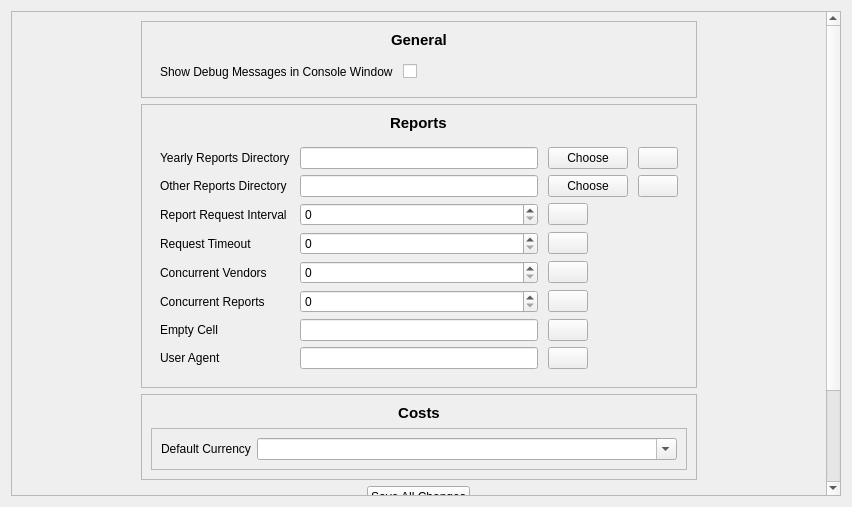
<?xml version="1.0" encoding="UTF-8"?>
<ui version="4.0">
 <class>settings_tab</class>
 <widget class="QWidget" name="settings_tab">
  <property name="geometry">
   <rect>
    <x>0</x>
    <y>0</y>
    <width>852</width>
    <height>507</height>
   </rect>
  </property>
  <property name="windowTitle">
   <string>Settings</string>
  </property>
  <property name="windowIcon">
   <iconset resource="../Resources.qrc">
    <normaloff>:/ui/resources/tab_icons/settings_icon.png</normaloff>:/ui/resources/tab_icons/settings_icon.png</iconset>
  </property>
  <layout class="QHBoxLayout" name="horizontalLayout_2">
   <item>
    <widget class="QScrollArea" name="scrollArea">
     <property name="focusPolicy">
      <enum>Qt::StrongFocus</enum>
     </property>
     <property name="widgetResizable">
      <bool>true</bool>
     </property>
     <widget class="QWidget" name="scrollAreaWidgetContents">
      <property name="geometry">
       <rect>
        <x>0</x>
        <y>-1072</y>
        <width>849</width>
        <height>1490</height>
       </rect>
      </property>
      <layout class="QHBoxLayout" name="horizontalLayout_3">
       <property name="leftMargin">
        <number>0</number>
       </property>
       <property name="topMargin">
        <number>0</number>
       </property>
       <property name="rightMargin">
        <number>0</number>
       </property>
       <property name="bottomMargin">
        <number>2</number>
       </property>
       <item>
        <spacer name="horizontalSpacer">
         <property name="orientation">
          <enum>Qt::Horizontal</enum>
         </property>
         <property name="sizeType">
          <enum>QSizePolicy::Maximum</enum>
         </property>
         <property name="sizeHint" stdset="0">
          <size>
           <width>120</width>
           <height>20</height>
          </size>
         </property>
        </spacer>
       </item>
       <item>
        <widget class="QFrame" name="frame_4">
         <property name="sizePolicy">
          <sizepolicy hsizetype="Preferred" vsizetype="Fixed">
           <horstretch>0</horstretch>
           <verstretch>0</verstretch>
          </sizepolicy>
         </property>
         <layout class="QVBoxLayout" name="verticalLayout">
          <item>
           <widget class="QFrame" name="frame_2">
            <property name="sizePolicy">
             <sizepolicy hsizetype="Preferred" vsizetype="Fixed">
              <horstretch>0</horstretch>
              <verstretch>0</verstretch>
             </sizepolicy>
            </property>
            <property name="frameShape">
             <enum>QFrame::StyledPanel</enum>
            </property>
            <layout class="QVBoxLayout" name="verticalLayout_2">
             <item alignment="Qt::AlignHCenter">
              <widget class="QLabel" name="label_27">
               <property name="sizePolicy">
                <sizepolicy hsizetype="Fixed" vsizetype="Fixed">
                 <horstretch>0</horstretch>
                 <verstretch>0</verstretch>
                </sizepolicy>
               </property>
               <property name="font">
                <font>
                 <family>Segoe UI</family>
                 <pointsize>11</pointsize>
                 <weight>75</weight>
                 <bold>true</bold>
                </font>
               </property>
               <property name="text">
                <string>General</string>
               </property>
              </widget>
             </item>
             <item>
              <widget class="QFrame" name="frame_3">
               <property name="sizePolicy">
                <sizepolicy hsizetype="Preferred" vsizetype="Fixed">
                 <horstretch>0</horstretch>
                 <verstretch>0</verstretch>
                </sizepolicy>
               </property>
               <layout class="QGridLayout" name="gridLayout">
                <property name="horizontalSpacing">
                 <number>10</number>
                </property>
                <item row="0" column="0">
                 <widget class="QLabel" name="label">
                  <property name="text">
                   <string>Show Debug Messages in Console Window</string>
                  </property>
                 </widget>
                </item>
                <item row="0" column="1">
                 <widget class="QCheckBox" name="show_debug_check_box">
                  <property name="sizePolicy">
                   <sizepolicy hsizetype="Expanding" vsizetype="Fixed">
                    <horstretch>0</horstretch>
                    <verstretch>0</verstretch>
                   </sizepolicy>
                  </property>
                  <property name="text">
                   <string/>
                  </property>
                 </widget>
                </item>
               </layout>
              </widget>
             </item>
            </layout>
           </widget>
          </item>
          <item>
           <widget class="QFrame" name="frame_33">
            <property name="sizePolicy">
             <sizepolicy hsizetype="Preferred" vsizetype="Fixed">
              <horstretch>0</horstretch>
              <verstretch>0</verstretch>
             </sizepolicy>
            </property>
            <property name="frameShape">
             <enum>QFrame::StyledPanel</enum>
            </property>
            <layout class="QVBoxLayout" name="verticalLayout_19">
             <item alignment="Qt::AlignHCenter">
              <widget class="QLabel" name="label_24">
               <property name="sizePolicy">
                <sizepolicy hsizetype="Fixed" vsizetype="Fixed">
                 <horstretch>0</horstretch>
                 <verstretch>0</verstretch>
                </sizepolicy>
               </property>
               <property name="font">
                <font>
                 <family>Segoe UI</family>
                 <pointsize>11</pointsize>
                 <weight>75</weight>
                 <bold>true</bold>
                </font>
               </property>
               <property name="text">
                <string>Reports</string>
               </property>
              </widget>
             </item>
             <item>
              <widget class="QFrame" name="frame_34">
               <property name="sizePolicy">
                <sizepolicy hsizetype="Preferred" vsizetype="Fixed">
                 <horstretch>0</horstretch>
                 <verstretch>0</verstretch>
                </sizepolicy>
               </property>
               <layout class="QGridLayout" name="gridLayout_11">
                <property name="horizontalSpacing">
                 <number>10</number>
                </property>
                <item row="5" column="0">
                 <widget class="QLabel" name="label_30">
                  <property name="text">
                   <string>Report Request Interval</string>
                  </property>
                 </widget>
                </item>
                <item row="1" column="1">
                 <widget class="QLineEdit" name="other_directory_edit">
                  <property name="readOnly">
                   <bool>true</bool>
                  </property>
                 </widget>
                </item>
                <item row="0" column="0">
                 <widget class="QLabel" name="label_25">
                  <property name="text">
                   <string>Yearly Reports Directory</string>
                  </property>
                 </widget>
                </item>
                <item row="1" column="0">
                 <widget class="QLabel" name="label_29">
                  <property name="text">
                   <string>Other Reports Directory</string>
                  </property>
                 </widget>
                </item>
                <item row="7" column="2">
                 <widget class="QPushButton" name="concurrent_vendors_help_button">
                  <property name="sizePolicy">
                   <sizepolicy hsizetype="Fixed" vsizetype="Fixed">
                    <horstretch>0</horstretch>
                    <verstretch>0</verstretch>
                   </sizepolicy>
                  </property>
                  <property name="text">
                   <string/>
                  </property>
                  <property name="icon">
                   <iconset resource="../Resources.qrc">
                    <normaloff>:/ui/resources/help_icon.png</normaloff>:/ui/resources/help_icon.png</iconset>
                  </property>
                 </widget>
                </item>
                <item row="1" column="2">
                 <widget class="QPushButton" name="other_directory_button">
                  <property name="text">
                   <string>Choose</string>
                  </property>
                  <property name="icon">
                   <iconset resource="../Resources.qrc">
                    <normaloff>:/ui/resources/folder_icon.png</normaloff>:/ui/resources/folder_icon.png</iconset>
                  </property>
                 </widget>
                </item>
                <item row="0" column="2">
                 <widget class="QPushButton" name="yearly_directory_button">
                  <property name="text">
                   <string>Choose</string>
                  </property>
                  <property name="icon">
                   <iconset resource="../Resources.qrc">
                    <normaloff>:/ui/resources/folder_icon.png</normaloff>:/ui/resources/folder_icon.png</iconset>
                  </property>
                 </widget>
                </item>
                <item row="0" column="1">
                 <widget class="QLineEdit" name="yearly_directory_edit">
                  <property name="readOnly">
                   <bool>true</bool>
                  </property>
                 </widget>
                </item>
                <item row="8" column="0">
                 <widget class="QLabel" name="label_32">
                  <property name="text">
                   <string>Concurrent Reports</string>
                  </property>
                 </widget>
                </item>
                <item row="8" column="1">
                 <widget class="QSpinBox" name="concurrent_reports_spin_box">
                  <property name="maximum">
                   <number>999</number>
                  </property>
                 </widget>
                </item>
                <item row="8" column="2">
                 <widget class="QPushButton" name="concurrent_reports_help_button">
                  <property name="sizePolicy">
                   <sizepolicy hsizetype="Fixed" vsizetype="Fixed">
                    <horstretch>0</horstretch>
                    <verstretch>0</verstretch>
                   </sizepolicy>
                  </property>
                  <property name="text">
                   <string/>
                  </property>
                  <property name="icon">
                   <iconset resource="../Resources.qrc">
                    <normaloff>:/ui/resources/help_icon.png</normaloff>:/ui/resources/help_icon.png</iconset>
                  </property>
                 </widget>
                </item>
                <item row="0" column="3">
                 <widget class="QPushButton" name="yearly_directory_help_button">
                  <property name="sizePolicy">
                   <sizepolicy hsizetype="Fixed" vsizetype="Fixed">
                    <horstretch>0</horstretch>
                    <verstretch>0</verstretch>
                   </sizepolicy>
                  </property>
                  <property name="text">
                   <string/>
                  </property>
                  <property name="icon">
                   <iconset resource="../Resources.qrc">
                    <normaloff>:/ui/resources/help_icon.png</normaloff>:/ui/resources/help_icon.png</iconset>
                  </property>
                 </widget>
                </item>
                <item row="10" column="0">
                 <widget class="QLabel" name="label_33">
                  <property name="text">
                   <string>Empty Cell</string>
                  </property>
                 </widget>
                </item>
                <item row="5" column="2">
                 <widget class="QPushButton" name="request_interval_help_button">
                  <property name="sizePolicy">
                   <sizepolicy hsizetype="Fixed" vsizetype="Fixed">
                    <horstretch>0</horstretch>
                    <verstretch>0</verstretch>
                   </sizepolicy>
                  </property>
                  <property name="text">
                   <string/>
                  </property>
                  <property name="icon">
                   <iconset resource="../Resources.qrc">
                    <normaloff>:/ui/resources/help_icon.png</normaloff>:/ui/resources/help_icon.png</iconset>
                  </property>
                 </widget>
                </item>
                <item row="6" column="1">
                 <widget class="QSpinBox" name="request_timeout_spin_box">
                  <property name="maximum">
                   <number>9999</number>
                  </property>
                  <property name="singleStep">
                   <number>30</number>
                  </property>
                 </widget>
                </item>
                <item row="5" column="1">
                 <widget class="QSpinBox" name="request_interval_spin_box">
                  <property name="maximum">
                   <number>999</number>
                  </property>
                 </widget>
                </item>
                <item row="10" column="2">
                 <widget class="QPushButton" name="empty_cell_help_button">
                  <property name="sizePolicy">
                   <sizepolicy hsizetype="Fixed" vsizetype="Fixed">
                    <horstretch>0</horstretch>
                    <verstretch>0</verstretch>
                   </sizepolicy>
                  </property>
                  <property name="text">
                   <string/>
                  </property>
                  <property name="icon">
                   <iconset resource="../Resources.qrc">
                    <normaloff>:/ui/resources/help_icon.png</normaloff>:/ui/resources/help_icon.png</iconset>
                  </property>
                 </widget>
                </item>
                <item row="1" column="3">
                 <widget class="QPushButton" name="other_directory_help_button">
                  <property name="sizePolicy">
                   <sizepolicy hsizetype="Fixed" vsizetype="Fixed">
                    <horstretch>0</horstretch>
                    <verstretch>0</verstretch>
                   </sizepolicy>
                  </property>
                  <property name="text">
                   <string/>
                  </property>
                  <property name="icon">
                   <iconset resource="../Resources.qrc">
                    <normaloff>:/ui/resources/help_icon.png</normaloff>:/ui/resources/help_icon.png</iconset>
                  </property>
                 </widget>
                </item>
                <item row="10" column="1">
                 <widget class="QLineEdit" name="empty_cell_edit"/>
                </item>
                <item row="7" column="0">
                 <widget class="QLabel" name="label_31">
                  <property name="text">
                   <string>Concurrent Vendors</string>
                  </property>
                 </widget>
                </item>
                <item row="6" column="0">
                 <widget class="QLabel" name="label_37">
                  <property name="text">
                   <string>Request Timeout</string>
                  </property>
                 </widget>
                </item>
                <item row="6" column="2">
                 <widget class="QPushButton" name="request_timeout_help_button">
                  <property name="sizePolicy">
                   <sizepolicy hsizetype="Fixed" vsizetype="Fixed">
                    <horstretch>0</horstretch>
                    <verstretch>0</verstretch>
                   </sizepolicy>
                  </property>
                  <property name="text">
                   <string/>
                  </property>
                  <property name="icon">
                   <iconset resource="../Resources.qrc">
                    <normaloff>:/ui/resources/help_icon.png</normaloff>:/ui/resources/help_icon.png</iconset>
                  </property>
                 </widget>
                </item>
                <item row="7" column="1">
                 <widget class="QSpinBox" name="concurrent_vendors_spin_box">
                  <property name="maximum">
                   <number>999</number>
                  </property>
                 </widget>
                </item>
                <item row="11" column="0">
                 <widget class="QLabel" name="label_73">
                  <property name="text">
                   <string>User Agent</string>
                  </property>
                 </widget>
                </item>
                <item row="11" column="1">
                 <widget class="QLineEdit" name="user_agent_edit"/>
                </item>
                <item row="11" column="2">
                 <widget class="QPushButton" name="user_agent_help_button">
                  <property name="sizePolicy">
                   <sizepolicy hsizetype="Fixed" vsizetype="Fixed">
                    <horstretch>0</horstretch>
                    <verstretch>0</verstretch>
                   </sizepolicy>
                  </property>
                  <property name="text">
                   <string/>
                  </property>
                  <property name="icon">
                   <iconset resource="../Resources.qrc">
                    <normaloff>:/ui/resources/help_icon.png</normaloff>:/ui/resources/help_icon.png</iconset>
                  </property>
                 </widget>
                </item>
               </layout>
              </widget>
             </item>
            </layout>
           </widget>
          </item>
          <item>
           <widget class="QFrame" name="settings_costs_frame">
            <property name="sizePolicy">
             <sizepolicy hsizetype="Preferred" vsizetype="Fixed">
              <horstretch>0</horstretch>
              <verstretch>0</verstretch>
             </sizepolicy>
            </property>
            <property name="frameShape">
             <enum>QFrame::StyledPanel</enum>
            </property>
            <property name="frameShadow">
             <enum>QFrame::Plain</enum>
            </property>
            <layout class="QVBoxLayout" name="verticalLayout_3">
             <item>
              <widget class="QLabel" name="settings_costs_label">
               <property name="font">
                <font>
                 <family>Segoe UI</family>
                 <pointsize>11</pointsize>
                 <weight>75</weight>
                 <bold>true</bold>
                </font>
               </property>
               <property name="text">
                <string>Costs</string>
               </property>
               <property name="alignment">
                <set>Qt::AlignCenter</set>
               </property>
              </widget>
             </item>
             <item>
              <widget class="QFrame" name="settings_costs_items_frame">
               <property name="frameShape">
                <enum>QFrame::StyledPanel</enum>
               </property>
               <property name="frameShadow">
                <enum>QFrame::Raised</enum>
               </property>
               <layout class="QFormLayout" name="formLayout">
                <item row="0" column="0">
                 <widget class="QLabel" name="settings_costs_default_currency_label">
                  <property name="text">
                   <string>Default Currency</string>
                  </property>
                 </widget>
                </item>
                <item row="0" column="1">
                 <widget class="QComboBox" name="settings_costs_default_currency_combobox">
                  <property name="editable">
                   <bool>true</bool>
                  </property>
                 </widget>
                </item>
               </layout>
              </widget>
             </item>
            </layout>
           </widget>
          </item>
          <item alignment="Qt::AlignHCenter">
           <widget class="QPushButton" name="save_button">
            <property name="sizePolicy">
             <sizepolicy hsizetype="Fixed" vsizetype="Fixed">
              <horstretch>0</horstretch>
              <verstretch>0</verstretch>
             </sizepolicy>
            </property>
            <property name="text">
             <string>Save All Changes</string>
            </property>
            <property name="icon">
             <iconset resource="../Resources.qrc">
              <normaloff>:/ui/resources/save_icon.png</normaloff>:/ui/resources/save_icon.png</iconset>
            </property>
           </widget>
          </item>
          <item>
           <widget class="QFrame" name="settings_search_frame">
            <property name="sizePolicy">
             <sizepolicy hsizetype="Preferred" vsizetype="Fixed">
              <horstretch>0</horstretch>
              <verstretch>0</verstretch>
             </sizepolicy>
            </property>
            <property name="frameShape">
             <enum>QFrame::StyledPanel</enum>
            </property>
            <layout class="QVBoxLayout" name="verticalLayout_20">
             <item alignment="Qt::AlignHCenter">
              <widget class="QLabel" name="settings_search_label">
               <property name="sizePolicy">
                <sizepolicy hsizetype="Fixed" vsizetype="Fixed">
                 <horstretch>0</horstretch>
                 <verstretch>0</verstretch>
                </sizepolicy>
               </property>
               <property name="font">
                <font>
                 <family>Segoe UI</family>
                 <pointsize>11</pointsize>
                 <weight>75</weight>
                 <bold>true</bold>
                </font>
               </property>
               <property name="text">
                <string>Search</string>
               </property>
              </widget>
             </item>
             <item>
              <widget class="QPushButton" name="settings_rebuild_database_button">
               <property name="text">
                <string>Rebuild Database</string>
               </property>
              </widget>
             </item>
            </layout>
           </widget>
          </item>
          <item>
           <widget class="QFrame" name="frame">
            <property name="sizePolicy">
             <sizepolicy hsizetype="Preferred" vsizetype="Fixed">
              <horstretch>0</horstretch>
              <verstretch>0</verstretch>
             </sizepolicy>
            </property>
            <layout class="QHBoxLayout" name="horizontalLayout"/>
           </widget>
          </item>
         </layout>
        </widget>
       </item>
       <item>
        <spacer name="horizontalSpacer_2">
         <property name="orientation">
          <enum>Qt::Horizontal</enum>
         </property>
         <property name="sizeType">
          <enum>QSizePolicy::Maximum</enum>
         </property>
         <property name="sizeHint" stdset="0">
          <size>
           <width>120</width>
           <height>20</height>
          </size>
         </property>
        </spacer>
       </item>
      </layout>
     </widget>
    </widget>
   </item>
  </layout>
 </widget>
 <resources>
  <include location="../Resources.qrc"/>
 </resources>
 <connections/>
</ui>
